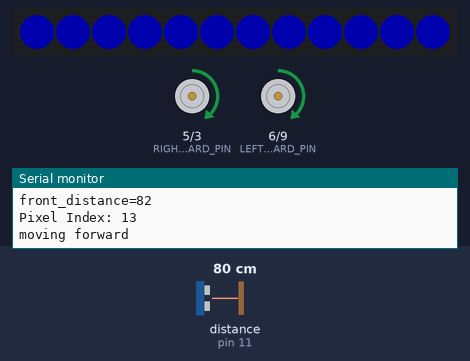
The sketch below on a simulated Arduino Uno, built with avr-gcc and run on an emulated ATmega328P. On the bench: 12 RGB LEDs in strip order, left to right, motor-driver pin pairs drawn as motors (green arrow = first pin HIGH = forward, orange = second pin HIGH = backward, longer = more drive), the last lines printed to the serial monitor. The inputs (shaded band) are chosen by the test bench; at power-on: distance to the obstacle (sensor on pin 11) 80 cm. The echo pulse lasts 58.3 µs per cm; dim RGB values are drawn brighter than linear.

Above: at 2.2 s.
2.3 s: distance to the obstacle (sensor on pin 11) set to 21 cm
At 3.4 s:
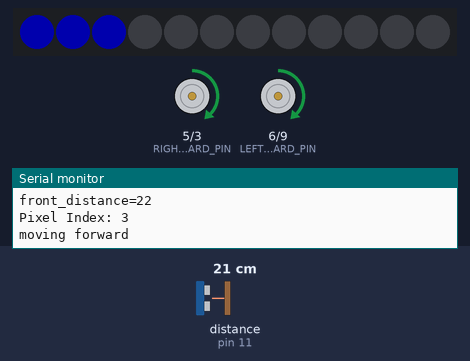
4.1 s: distance to the obstacle (sensor on pin 11) set to 16 cm
At 6.9 s:
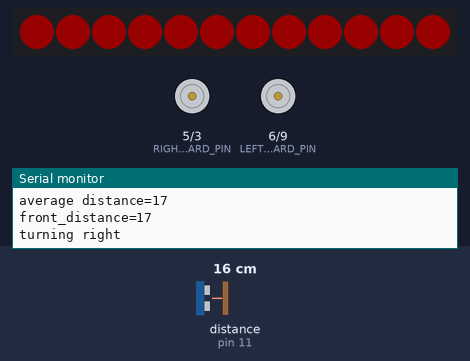
7.1 s: distance to the obstacle (sensor on pin 11) set to 250 cm
At 9.3 s:
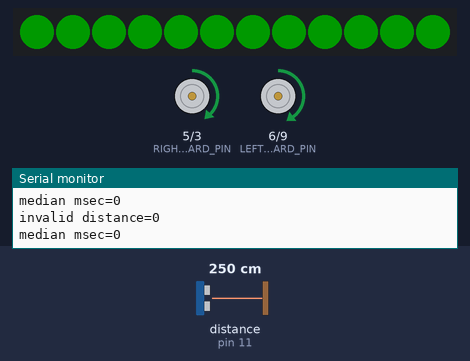
9.9 s: distance to the obstacle (sensor on pin 11) set to 155 cm
11.4 s: distance to the obstacle (sensor on pin 11) set to 145 cm
At 12.4 s:
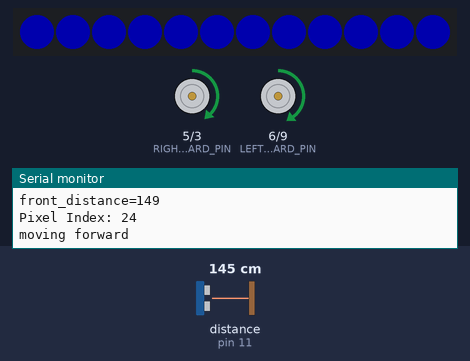
13.2 s: distance to the obstacle (sensor on pin 11) set to 2 cm
At 13.9 s:
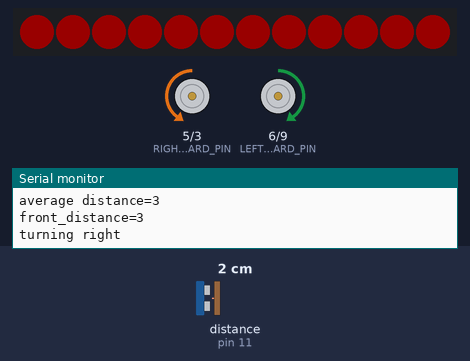
Timing chart, 0 to 17.2 s (numbered marks = the images above; inputs shaded):
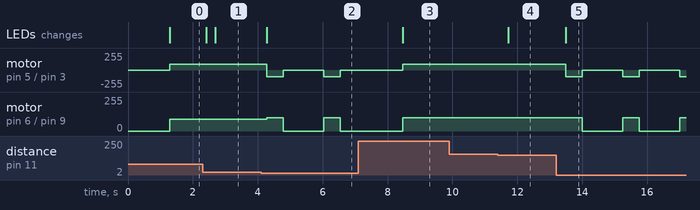

Measured:
- the behaviour switches between 19 and 18 cm on distance to the obstacle (sensor on pin 11) (found by bisection; images 1 and 2)
- the behaviour switches between 151 and 150 cm on distance to the obstacle (sensor on pin 11) (found by bisection; images 3 and 4)
- after the input at 2.3 s, the LEDs: first change after 0.12 s (image 1 shows a later state)
- after the input at 4.1 s, motor on pin 5 (RIGHT_FORWARD_PIN) / pin 3 (RIGHT_REVERSE_PIN): alternates backward 100/255 for 0.50 s and stopped for 1.3 s, starting after 0.18 s; motor on pin 6 (LEFT_FORWARD_PIN) / pin 9 (LEFT_REVERSE_PIN): alternates forward 100/255 for 0.50 s and stopped for 1.3 s, starting after 0.18 s
- after the input at 7.1 s, the LEDs: change after 1.4 s (image 3)
- after the input at 11.4 s, the LEDs: change after 0.32 s (image 4)
- after the input at 13.2 s, motor on pin 5 (RIGHT_FORWARD_PIN) / pin 3 (RIGHT_REVERSE_PIN): alternates backward 100/255 for 0.50 s and stopped for 1.3 s, starting after 0.30 s; motor on pin 6 (LEFT_FORWARD_PIN) / pin 9 (LEFT_REVERSE_PIN): alternates forward 100/255 for 0.50 s and stopped for 1.3 s, starting after 0.80 s

The sketch:

robot-template-led-strip.ino
```cpp
#include <NewPing.h>

//Setup Ultrasonic Sensor Pins
#define ECHO_PIN     11  // Arduino pin tied to echo pin on the ultrasonic sensor.
#define TRIGGER_PIN  10

// Arduino pin tied to trigger pin on the ultrasonic sensor.

#define MAX_DISTANCE 150 // Maximum distance we want to ping for (in centimeters). Maximum sensor distance is rated at 400-500cm.


// motor pins.  Note that only pins 2,5,6,9 and 10 can be used for pwm
#define RIGHT_FORWARD_PIN 5
#define RIGHT_REVERSE_PIN 3
#define LEFT_FORWARD_PIN 6
#define LEFT_REVERSE_PIN 9

// This LED strip is used for distance feedback
// The closer we get to an object in front of us, the further up the blue pixel is on
#include <Adafruit_NeoPixel.h>
#define LEDPIN 12 // connect the Data from the strip to this pin on the Arduino
#define NUMBER_PIXELS 12
// the number of pixels in your LED strip
Adafruit_NeoPixel strip = Adafruit_NeoPixel(NUMBER_PIXELS, LEDPIN, NEO_GRB + NEO_KHZ800);
const int temp;
const int temp1;
NewPing sonar(TRIGGER_PIN, ECHO_PIN, MAX_DISTANCE); // NewPing setup of pins and maximum distance.

// constants don't change
const int per_pixel_distance = (MAX_DISTANCE / NUMBER_PIXELS) / 2;
const int turn_distance = 20; //threshold for obstacles (in cm). try a range of 5 to 30
const int forward_power_level = 90; // a number from 0 to 255 for forard motors PWM on signal
const int forward_delay = 100; // time between ping checks when moving forward

const int turn_power_level = 100; // power while turning
const int turn_delay = 500; // time to turn in milliseconds

int front_distance = 0; // the distance in front of our robot in cm
int pixel_index = 0; // where on the LED strip to update the front_distance

void setup()
{
  pinMode(RIGHT_FORWARD_PIN, OUTPUT);
  pinMode(RIGHT_REVERSE_PIN, OUTPUT);
  pinMode(LEFT_FORWARD_PIN, OUTPUT);
  pinMode(LEFT_REVERSE_PIN, OUTPUT);

  pinMode(ECHO_PIN, INPUT);
  pinMode(TRIGGER_PIN, OUTPUT);

  Serial.begin(9600); // Start serial for output debugging

  // flash the LED strip
  strip.begin();
  // test the LED strip
  flash_led_test();
  delay(1000);

  Serial.print("Each pixel is ");
  Serial.print(per_pixel_distance);
  Serial.println(" cm.");

  // Message to serial monitor declaring that robot is ready
  Serial.println("Setup Complete");
}

void loop()
{

  front_distance = average_ping(5);
  Serial.print("front_distance=");
  Serial.println(front_distance);

  if (front_distance == 0) {  // 0 is no valid signal from the ping sensor
    set_led_green();
    move_forward(); //move forward
    }
    else if (front_distance < turn_distance)
        turn_right();
    else { // a valid value above the turn distance
      update_led(front_distance);
      move_forward(); //move forward
    }
}

void move_forward() {
  Serial.println("moving forward");
  analogWrite(RIGHT_FORWARD_PIN, forward_power_level);
  analogWrite(RIGHT_REVERSE_PIN, LOW);
  analogWrite(LEFT_FORWARD_PIN, forward_power_level);
  analogWrite(LEFT_REVERSE_PIN, LOW);
}

void turn_right() {
  Serial.println("turning right");
  set_led_red();
  analogWrite(RIGHT_FORWARD_PIN, LOW);
  analogWrite(RIGHT_REVERSE_PIN, turn_power_level);
  analogWrite(LEFT_FORWARD_PIN, turn_power_level);
  analogWrite(LEFT_REVERSE_PIN, LOW);
  delay(turn_delay);
  // all motors off
  analogWrite(RIGHT_FORWARD_PIN, LOW);
  analogWrite(RIGHT_REVERSE_PIN, LOW);
  analogWrite(LEFT_FORWARD_PIN, LOW);
  analogWrite(LEFT_REVERSE_PIN, LOW);
  delay(1000); // delay after turning
}

void update_led(int front_distance) {
  pixel_index  = front_distance / per_pixel_distance;
  // erase the old display values
  for (int i=0; i < NUMBER_PIXELS; i++)
        strip.setPixelColor(i, 0, 0, 0);
  // draw the new value
  Serial.print("Pixel Index: ");
  Serial.println(pixel_index);
  for (int i=0; i < pixel_index; i++)
        strip.setPixelColor(i, 0, 0, 50);
  strip.show();
}

void set_led_red() {
    for (int i=0; i < NUMBER_PIXELS; i++)
        strip.setPixelColor(i, 25, 0, 0);
   strip.show();
}

void set_led_green() {
    for (int i=0; i < NUMBER_PIXELS; i++)
        strip.setPixelColor(i, 0, 25, 0);
   strip.show();
}

void flash_led_test() {
  strip.setPixelColor(0, 50, 0, 0); // red
  strip.setPixelColor(1, 50, 25, 0); // orange
  strip.setPixelColor(2, 50, 50, 0); // yellow
  strip.setPixelColor(3, 0, 50, 0); // green
  strip.setPixelColor(4, 0, 0, 50); // blue
  strip.setPixelColor(5, 50, 0, 50); // indigo
  strip.setPixelColor(6, 25, 0, 25); // violet

  strip.setPixelColor(7, 25, 25, 25); // whit
  strip.setPixelColor(8, 25, 25, 25); // whit
  strip.setPixelColor(9, 25, 25, 25); // white
  strip.setPixelColor(10, 25, 25, 25);

  strip.setPixelColor(NUMBER_PIXELS - 1, 50, 50, 50); // set last pixel to white
  strip.show();

}

// take the average of "count" valid values
int average_ping(int count) {
  int sum_valid;
  int dist;
  int valid_readings = 0;
  int average_distance = 0;
  for (int i=1; i<=count; i++) {
       dist = sonar.ping_cm();
       if (dist != 0 && dist < 1000) {
          sum_valid += dist; // add this one in
          valid_readings++; // add total valid readings
//          Serial.print("valid distance=");
//          Serial.println(dist);
       }
       else {
          Serial.print("invalid distance=");
          Serial.println(dist);
          Serial.print("median msec=");
          Serial.println(sonar.ping_median(5));
       };
       delay(50);  // Wait 50ms between pings (about 20 pings/sec). 29ms should be the shortest delay between pings.
    }
    average_distance =  round(sum_valid / valid_readings) + 1;
    Serial.print("average distance=");
    Serial.println(average_distance);
    return average_distance;
}

//unsigned long pingLoopTime;
//unsigned long pingCurrentTime;
//unsigned long pulseDuration;
//int ping(){
//  digitalWrite(TRIGGER_PIN, HIGH);
//  pingCurrentTime = millis();
//  if(pingCurrentTime >= (pingLoopTime + 10)){
//    digitalWrite(TRIGGER_PIN, LOW);
//    pulseDuration = pulseIn(ECHO_PIN,HIGH,90000);
//   int calculatedDistance = (pulseDuration/2) / 29.1;
//    if (calculatedDistance <= 0){
//      return 4444;
//    }
//    if (calculatedDistance > 200){
//      return 9999;
//    }
//    else {
//      return calculatedDistance / 10;
//    }
//    pingLoopTime = pingCurrentTime;
//  }
//}
```
